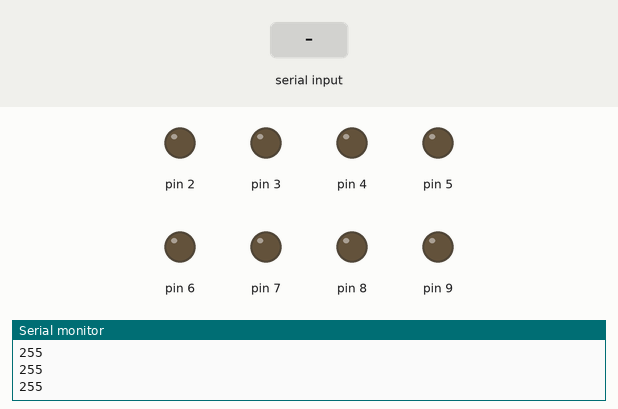
Recording of a sketch running on a simulated Arduino Uno, built with avr-gcc and run on an emulated ATmega328P. Parts: output pins drawn as LEDs (lit = HIGH), the last lines printed to the serial monitor. Inputs (shaded band) come from the test bench. EEPROM starts erased.

Above: at 0.9 s.
1.0 s: "90,45\n" received over Serial
At 2.5 s:
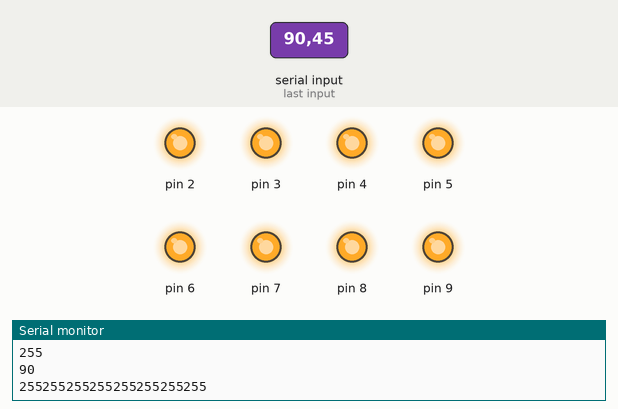
3.5 s: "5\n" received over Serial
At 5.6 s:
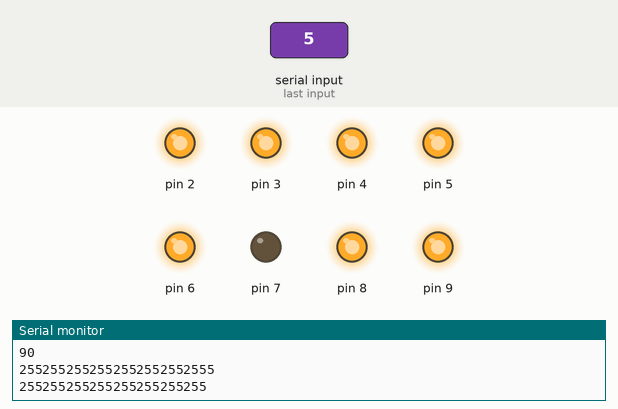
Timing chart, 0 to 7.1 s (numbered marks = the images above; inputs shaded):
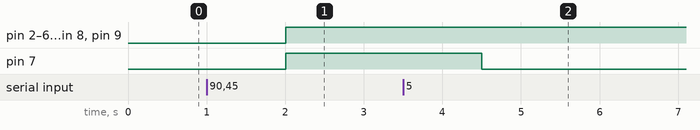

The sketch:

sketch_jul01a.ino
```cpp
// here lies the spaghetti that controls the relays
// Do you dare to touch it mere mortal?
#include <EEPROM.h>
int relay[8];
int index=0;
int first;
void setup() {
  // put your setup code here, to run once:
  for(int i=2;i<=9;i++)
    pinMode(i,OUTPUT);
  Serial.begin(9600);

    for(int i=0;i<8;i++){
      relay[i]=EEPROM.read(i);
      Serial.println(relay[0]);
    }
  while(!Serial.available());
}

void loop() {
  // put your main code here, to run repeatedly:
  if (Serial.available()) {
    index = Serial.readString().toInt();
    Serial.println(index);
        relay[index]=(relay[index]+1)%2;
    for(int i=0;i<8;i++)
      Serial.print(EEPROM.read(i));
  }
    for(int i=2;i<=9;i++){
      digitalWrite(i,relay[i-2]);
      EEPROM.update(i-2, relay[i-2]);

    }
}
```

Measured:
- after the input at 1.0 s, pin 2–9: LOW → HIGH after 1.0 s
- after the input at 3.5 s, pin 7: HIGH → LOW after 1.0 s
